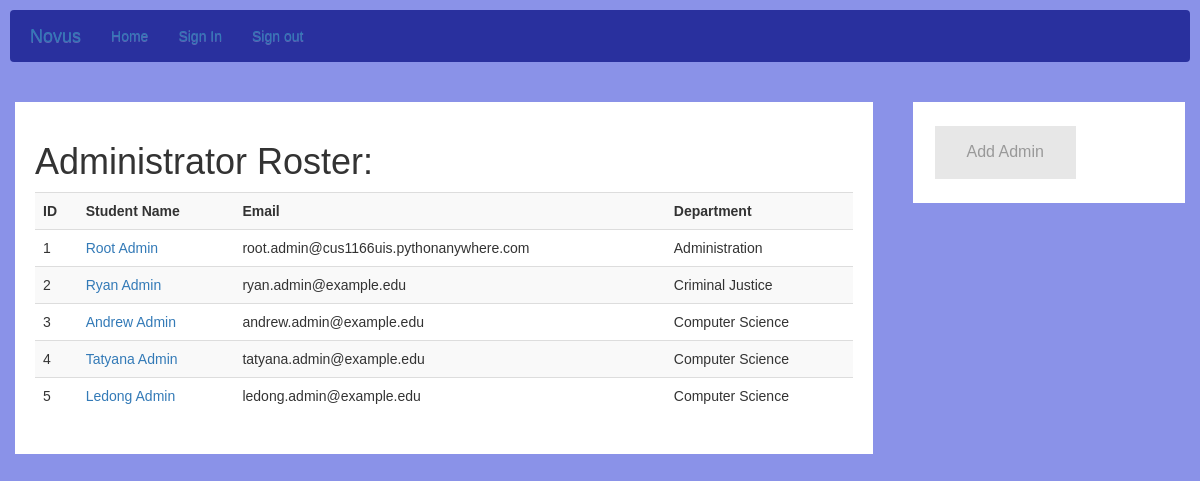
/administrator_roster (signed in), run on an earlier commit of the app's database.
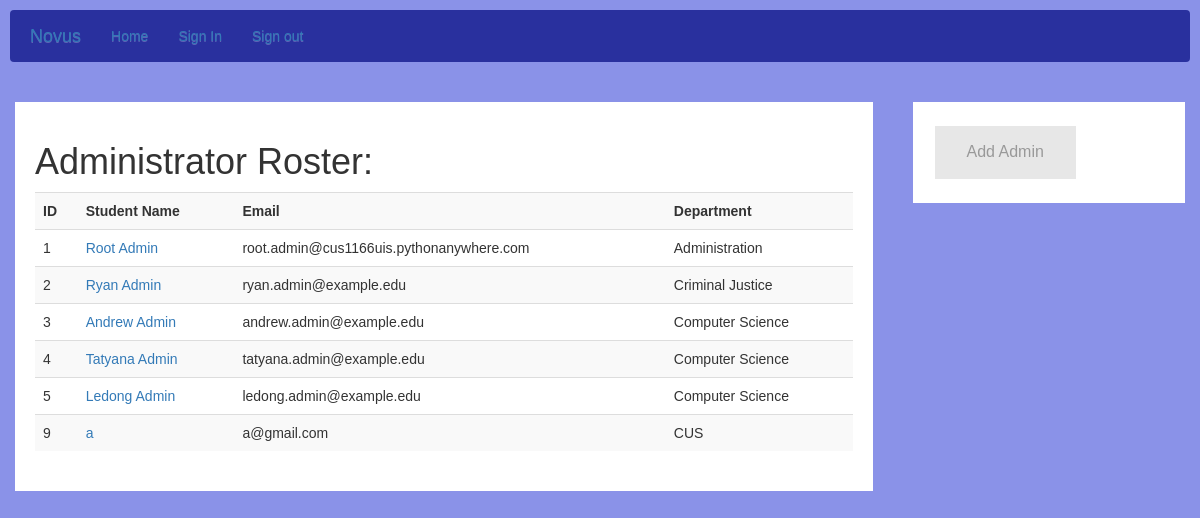
And on a later commit of the database.
### models.py (models this page shows, shortened)
class User(db.Model, UserMixin):
    __tablename__="users"
    id = db.Column(db.Integer, primary_key=True)
    uniqueid = db.Column(db.String(5), index=True)
    name = db.Column(db.String(120), index=True, unique=False)
    gender = db.Column(db.String(6), index=True)
    email = db.Column(db.String(120), index=True)
    phone = db.Column(db.String(120), index=True)
    birthday = db.Column(db.String(120), index=True)
    active = db.Column(db.Boolean())
    roles = relationship("Role", secondary="user_roles")
    password = db.Column(db.String(128))

class Administrator(User, db.Model):
    __tablename__="administrators"
    id = db.Column(db.Integer, ForeignKey('users.id'), primary_key=True)
    department = db.Column(db.String(120), index=True)

class User(db.Model, UserMixin):
    __tablename__="users"
    id = db.Column(db.Integer, primary_key=True)
    uniqueid = db.Column(db.String(5), index=True)
    name = db.Column(db.String(120), index=True, unique=False)
    gender = db.Column(db.String(6), index=True)
    email = db.Column(db.String(120), index=True)
    phone = db.Column(db.String(120), index=True)
    birthday = db.Column(db.String(120), index=True)
    active = db.Column(db.Boolean())
    roles = relationship("Role", secondary="user_roles")
    password = db.Column(db.String(128))

### app.py (the view)
@app.route('/administrator_roster')
@login_required
@roles_required('Admin')
def administrator_roster():
    admins = Administrator.query.all()
    return render_template('administrator_roster.html', admins=admins)

### templates/administrator_roster.html
{% extends 'layout.html' %}
{% block head %}
        <link rel="stylesheet" href="//maxcdn.bootstrapcdn.com/bootstrap/3.2.0/css/bootstrap.min.css">
        <link rel="stylesheet" href="//maxcdn.bootstrapcdn.com/bootstrap/3.2.0/css/bootstrap-theme.min.css">
        <link rel="stylesheet" type="text/css" href="/static/css/roster.css">
{% endblock %}
{% block app_content %}
<div class="row">
  <div class="leftcolumn">
    <div class="card" id="opt">
      <h1>Administrator Roster: </h1>
      <div style="text-align:center">
        <table class="table table-striped" >
          <tr>
            <th>ID</th>
            <th>Student Name</th>
            <th>Email</th>
            <th>Department</th>
          </tr>
          {% for admin in admins %}
          <tr class="text-left">
            <td>{{admin.id}}</td>
            <td><a href="{{ url_for('details', type='Administrator', id=admin.id) }}">{{admin.name}}</a></td>
            <td>{{admin.email}}</td>
            <td>{{admin.department}}</td>
          </tr>
          {% endfor %}
        </table>
      </div>
    </div>
  </div>
  <div class="rightcolumn">
    <div class="card">
      <a href="{{ url_for('create_administrator') }}" class="button">
        Add Admin
      </a>
    </div>
  </div>
</div>
{% endblock %}

What changed in the data, as far as the page shows it:
added Administrator: id "9", name "a", email "a@gmail.com", department "CUS"
